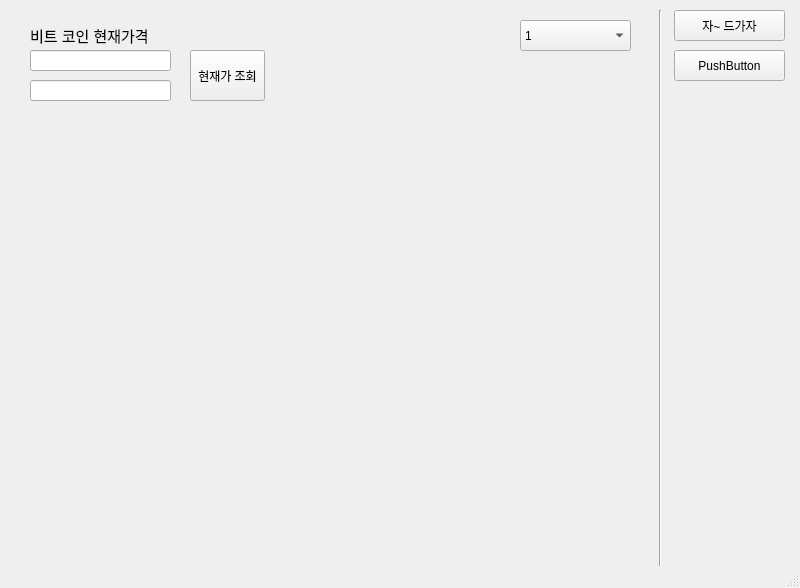
<?xml version="1.0" encoding="UTF-8"?>
<ui version="4.0">
 <class>MainWindow</class>
 <widget class="QMainWindow" name="MainWindow">
  <property name="geometry">
   <rect>
    <x>0</x>
    <y>0</y>
    <width>800</width>
    <height>588</height>
   </rect>
  </property>
  <property name="windowTitle">
   <string>MainWindow</string>
  </property>
  <widget class="QWidget" name="centralwidget">
   <widget class="QPushButton" name="pushButton">
    <property name="geometry">
     <rect>
      <x>674</x>
      <y>10</y>
      <width>111</width>
      <height>31</height>
     </rect>
    </property>
    <property name="text">
     <string>자~ 드가자</string>
    </property>
   </widget>
   <widget class="QPushButton" name="pushButton_2">
    <property name="geometry">
     <rect>
      <x>674</x>
      <y>50</y>
      <width>111</width>
      <height>31</height>
     </rect>
    </property>
    <property name="text">
     <string>PushButton</string>
    </property>
   </widget>
   <widget class="Line" name="line">
    <property name="geometry">
     <rect>
      <x>650</x>
      <y>10</y>
      <width>20</width>
      <height>561</height>
     </rect>
    </property>
    <property name="orientation">
     <enum>Qt::Vertical</enum>
    </property>
   </widget>
   <widget class="QComboBox" name="comboBox">
    <property name="geometry">
     <rect>
      <x>520</x>
      <y>20</y>
      <width>111</width>
      <height>31</height>
     </rect>
    </property>
    <item>
     <property name="text">
      <string>1</string>
     </property>
    </item>
    <item>
     <property name="text">
      <string>2</string>
     </property>
    </item>
    <item>
     <property name="text">
      <string>3</string>
     </property>
    </item>
    <item>
     <property name="text">
      <string>4</string>
     </property>
    </item>
    <item>
     <property name="text">
      <string>5</string>
     </property>
    </item>
    <item>
     <property name="text">
      <string>6</string>
     </property>
    </item>
   </widget>
   <widget class="QLabel" name="label">
    <property name="geometry">
     <rect>
      <x>30</x>
      <y>20</y>
      <width>141</width>
      <height>31</height>
     </rect>
    </property>
    <property name="text">
     <string>&lt;html&gt;&lt;head/&gt;&lt;body&gt;&lt;p&gt;&lt;span style=&quot; font-size:11pt;&quot;&gt;비트 코인 현재가격&lt;/span&gt;&lt;/p&gt;&lt;/body&gt;&lt;/html&gt;</string>
    </property>
   </widget>
   <widget class="QLineEdit" name="lineEdit">
    <property name="geometry">
     <rect>
      <x>30</x>
      <y>50</y>
      <width>141</width>
      <height>21</height>
     </rect>
    </property>
   </widget>
   <widget class="QLineEdit" name="lineEdit_2">
    <property name="geometry">
     <rect>
      <x>30</x>
      <y>80</y>
      <width>141</width>
      <height>21</height>
     </rect>
    </property>
   </widget>
   <widget class="QPushButton" name="pushButton_3">
    <property name="geometry">
     <rect>
      <x>190</x>
      <y>50</y>
      <width>75</width>
      <height>51</height>
     </rect>
    </property>
    <property name="text">
     <string>현재가 조회</string>
    </property>
   </widget>
  </widget>
  <widget class="QMenuBar" name="menubar">
   <property name="geometry">
    <rect>
     <x>0</x>
     <y>0</y>
     <width>800</width>
     <height>21</height>
    </rect>
   </property>
  </widget>
  <widget class="QStatusBar" name="statusbar"/>
 </widget>
 <resources/>
 <connections/>
</ui>
